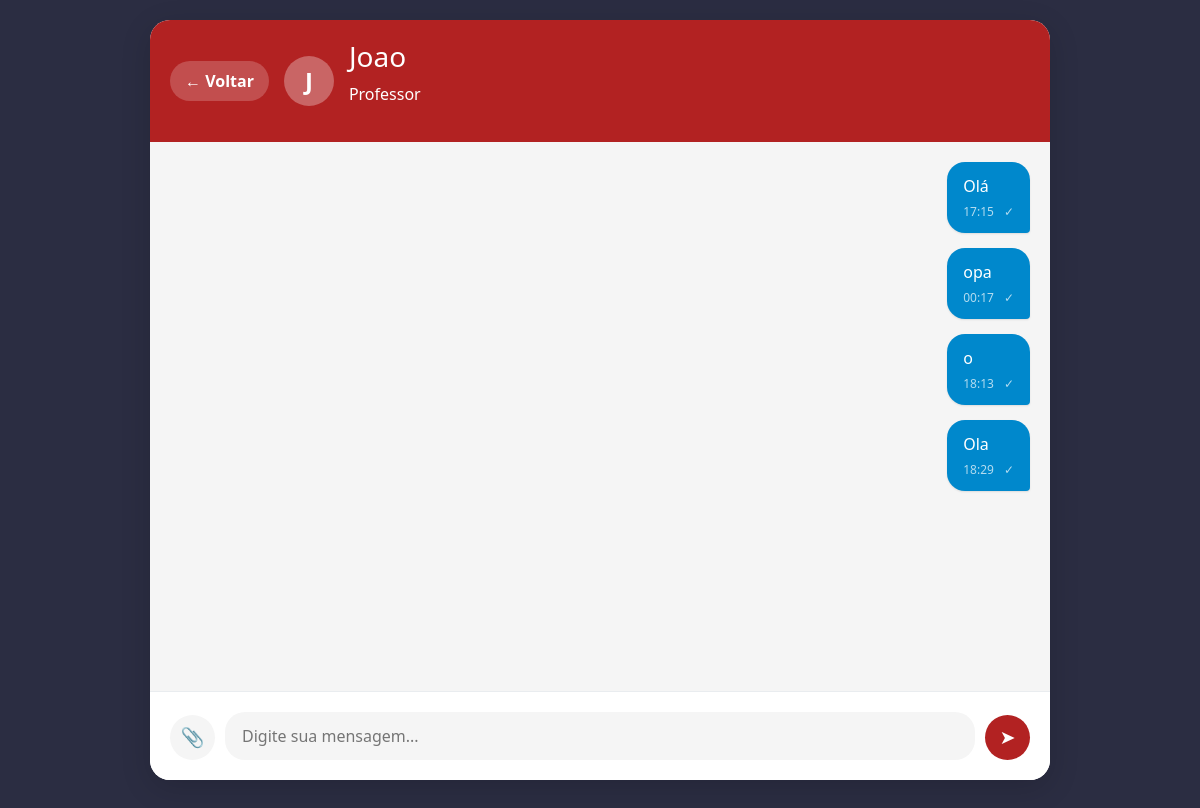
The page /chat/1/ (signed in) on the database as committed earlier.
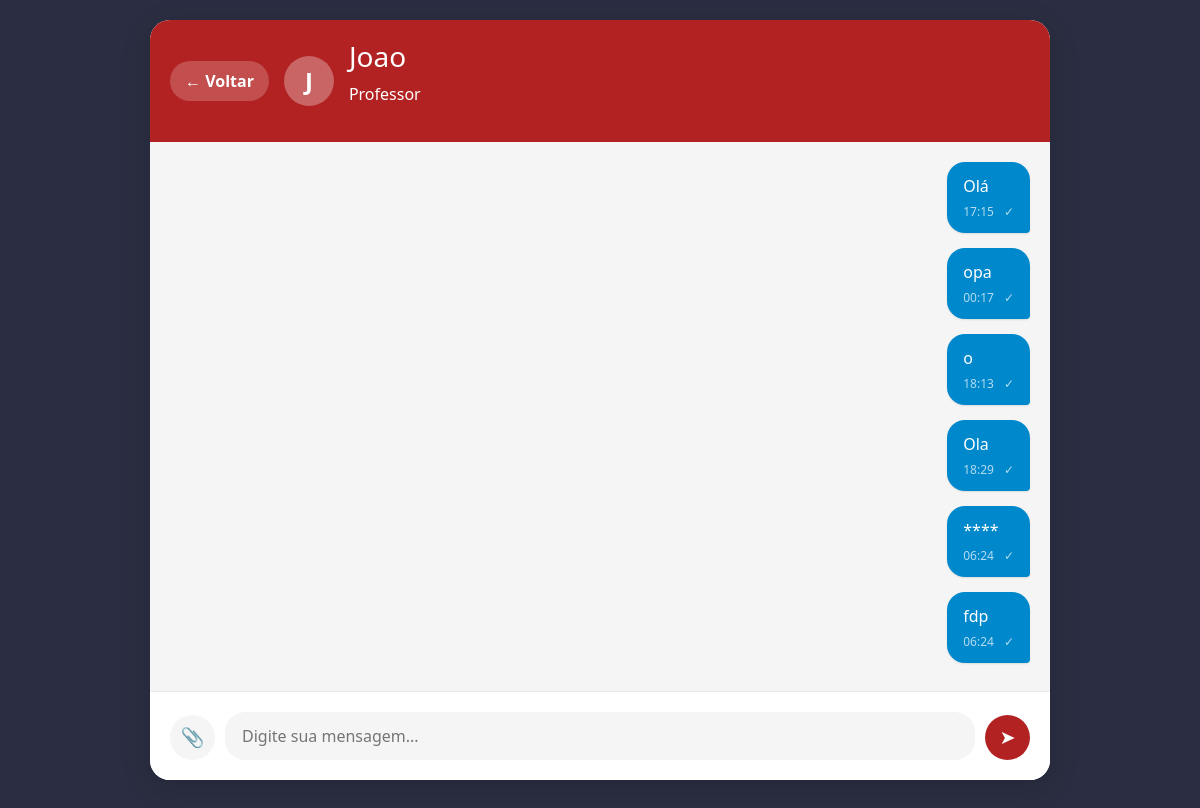
The same page on the database as committed later.
### chat/models.py (models this page shows, shortened)
class Mensagem(models.Model):
    chat = models.ForeignKey(
        Chat,
        related_name="mensagens",
        on_delete=models.CASCADE,
        verbose_name='Chat'
    )
    remetente = models.ForeignKey(
        User,
        related_name="mensagens_enviadas",
        on_delete=models.CASCADE,
        verbose_name='Remetente'
    )
    mensagem = models.TextField(verbose_name='Mensagem')
    anexo = models.FileField(
        upload_to='chat_anexos/',
        null=True,
        blank=True,
        validators=[validate_file_size_chat, validate_file_extension_chat],
        verbose_name='Anexo'
    )
    data_envio = models.DateTimeField(auto_now_add=True, verbose_name='Enviado em')
    lida = models.BooleanField(default=False, verbose_name='Lida')
    data_leitura = models.DateTimeField(null=True, blank=True, verbose_name='Lida em')
    class Meta:
        verbose_name = 'Mensagem'
        verbose_name_plural = 'Mensagens'
        ordering = ['data_envio']

### chat/views.py (the view)
# urls.py: path('<int:chat_id>/', views.conversa, name='conversa'),
@login_required
def conversa(request, chat_id):
    chat = get_object_or_404(Chat, id=chat_id)
    user = request.user
    if user not in [chat.remetente, chat.destinatario]:
        messages.error(request, 'Você não tem acesso a este chat.')
        return redirect('chat:lista')
    outro_usuario = chat.get_outro_usuario(user)
    mensagens_apagadas_ids = MensagemApagada.objects.filter(
        usuario=user
    ).values_list('mensagem_id', flat=True)
    mensagens = chat.mensagens.exclude(
        id__in=mensagens_apagadas_ids
    ).select_related('remetente').order_by('data_envio')
    mensagens.filter(
        remetente=outro_usuario,
        lida=False
    ).update(lida=True, data_leitura=timezone.now())
    if request.method == 'POST':
        form = MensagemForm(request.POST, request.FILES)
        if form.is_valid():
            mensagem = form.save(commit=False)
            mensagem.chat = chat
            mensagem.remetente = user
            mensagem.save()
            draft_key = f'chat_draft_{chat.id}_{user.id}'
            if draft_key in request.session:
                del request.session[draft_key]
            messages.success(request, 'Mensagem enviada!')
            return redirect('chat:conversa', chat_id=chat.id)
    else:
        form = MensagemForm()
    draft_key = f'chat_draft_{chat.id}_{user.id}'
    draft_text = request.session.get(draft_key, '')
    context = {
        'chat': chat,
        'outro_usuario': outro_usuario,
        'mensagens': mensagens,
        'form': form,
        'draft_text': draft_text,
    }
    return render(request, 'chat/conversa.html', context)

### chat/forms.py (shortened to what this page needs)
class MensagemForm(forms.ModelForm):
    class Meta:
        model = Mensagem
        fields = ['mensagem', 'anexo']
        widgets = {
            'mensagem': forms.Textarea(attrs={
                'class': 'form-control message-input',
                'rows': 3,
                'placeholder': 'Digite sua mensagem...',
                'maxlength': '1000'
            }),
            'anexo': forms.FileInput(attrs={
                'class': 'form-control',
                'accept': '.pdf,.doc,.docx,.jpg,.jpeg,.png,.zip'
            }),
        }
        labels = {
            'mensagem': 'Mensagem',
            'anexo': 'Anexo (opcional)',
        }

### chat/models.py (called while the page is built)
    def get_outro_usuario(self, usuario):
        if self.remetente == usuario:
            return self.destinatario
        return self.remetente

### chat/templates/chat/conversa.html (shortened to what this page needs)
<!DOCTYPE html>
<html lang="pt-br">
<head>
    {% load static %}
    <link href="https://cdn.jsdelivr.net/npm/bootstrap@5.3.0/dist/css/bootstrap.min.css" rel="stylesheet">
</head>
<body>
    <div class="chat-container">
        <div class="chat-header">
            <button class="btn-back" onclick="window.location.href='{% url 'chat:lista' %}'">
                ← Voltar
            </button>
            <div class="chat-user-avatar">
                {{ outro_usuario.username|slice:":1"|upper }}
            </div>
            <div class="chat-user-info">
                <h3>{{ outro_usuario.username }}</h3>
                <p>{{ outro_usuario.get_user_type_display }}</p>
            </div>
        </div>
        <div class="messages-area" id="messagesArea">
            {% for msg in mensagens %}
                <div class="message-bubble {% if msg.remetente == user %}message-sent{% else %}message-received{% endif %}">
                    <div class="message-content">
                        {{ msg.mensagem }}
                    </div>
                    <div class="message-meta">
                        <span class="message-time">{{ msg.data_envio|date:"H:i" }}</span>
                        {% if msg.remetente == user %}
                            <span class="message-status">
                                {% if msg.lida %}✓✓{% else %}✓{% endif %}
                            </span>
                        {% endif %}
                    </div>
                </div>
            {% empty %}
                <div style="text-align: center; color: #6c757d; margin-top: 50px;">
                    <div style="font-size: 3rem; margin-bottom: 15px;">💬</div>
                    <p>Nenhuma mensagem ainda. Seja o primeiro a enviar!</p>
                </div>
            {% endfor %}
        </div>
        <div class="input-area">
            <form method="POST" enctype="multipart/form-data" class="message-form" id="messageForm">
                <button type="button" class="btn-attach" onclick="document.getElementById('fileInput').click()">
                    📎
                </button>
                <div class="message-input-container">
                    <textarea name="mensagem"
                              class="message-input"
                              id="messageInput"
                              placeholder="Digite sua mensagem..."
                              rows="1"
                              maxlength="1000"
                              required>{{ draft_text }}</textarea>
                </div>
                <button type="submit" class="btn-send" id="btnSend">
                    ➤
                </button>
            </form>
        </div>
    </div>
</body>
</html>

Rows that differ between the two databases and show on the page:
added Mensagem: mensagem "****", data_envio "06:24"
added Mensagem: mensagem "fdp", data_envio "06:24"
